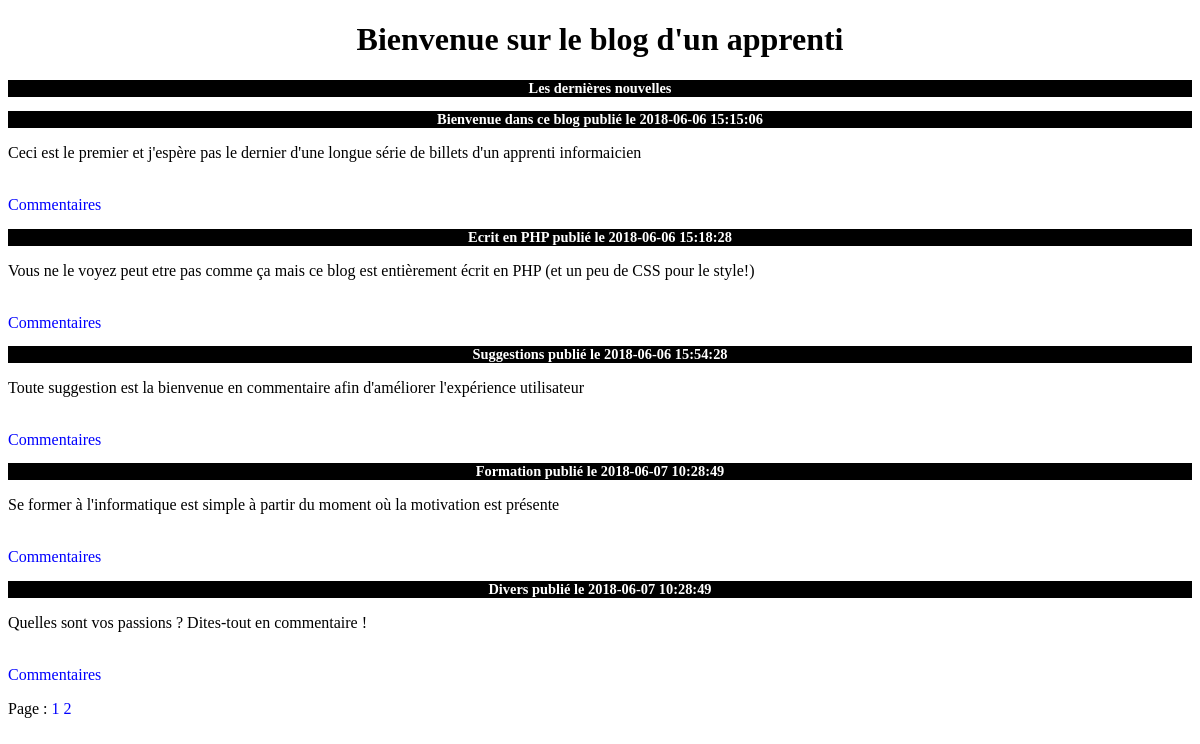
The page / on the database its author committed.
### tables this page shows
CREATE TABLE IF NOT EXISTS `posts` (
  `id` int(11) NOT NULL AUTO_INCREMENT,
  `title` varchar(255) NOT NULL,
  `post` text NOT NULL,
  `date_post` datetime NOT NULL,
  PRIMARY KEY (`id`)
);

### controller/frontend.php (called while the page is built, shortened)
<?php
require_once('model\PostManager.php');
function listBillets() {
    $postManager = new \org\formation\php\model\PostManager();
    $display = $postManager -> getBillets();
    $nbPages = $postManager -> getNbPages();
    require('view\frontend\listBilletsView.php');
}

### model/PostManager.php (called while the page is built, shortened)
<?php
class PostManager extends Manager{
    public function getBillets(){
        $db = $this -> init();
        if(isset($_GET['page'])){
            $display = $db->query('Select * from posts order by id asc limit '.(($_GET['page']-1)*5).',5') or die(print_r($db->errorInfo()));
        }
        else{
            $display = $db->query('Select * from posts order by id asc limit 0,5');
        }
        return $display;
    }
    public function getNbPages(){
        $db = $this -> init();
        $selectCount = $db ->query('Select COUNT(*) as nb_posts from posts') or die(print_r($db->errorInfo()));
        $count = $selectCount->fetch();
        return $count['nb_posts']/5;
    }
}

### view/frontend/listBilletsView.php (the view, shortened to what this page needs)
<!DOCTYPE html>
<html>
<body>
    <h1>Bienvenue sur le blog d'un apprenti</h1>
    <h3>Les dernières nouvelles</h3>
    <?php
    while($article = $display->fetch()){
    ?>
        <h3>
            <?= $article['title'].' publié le '. $article['date_post'] ?>
        </h3>
        <p>
            <?= htmlspecialchars($article['post']) ?>
        </p> <br>
        <a href="index.php?action=post&billet=<?= $article['id'] ?>">Commentaires</a>
        <?php
    }
    ?>
            <p>Page :
                <?php for($looper = 0; $looper<= $nbPages; $looper++){
                        ?>
                <a href="index.php?action=listBillets&page=<?= $looper+1 ?>">
                    <?= $looper+1 ?>
                </a>
                <?php
        }
        ?>
            </p>
    <?php $content = ob_get_clean();
          require'template.php'; ?>
</body>
</html>

### index.php
<?php
require('\controller\frontend.php');
try{
    if (isset($_GET['action'])) {
        if ($_GET['action'] == 'listBillets') {
            listBillets();
            }
        elseif ($_GET['action'] == 'post') {
            if (isset($_GET['billet']) AND $_GET['billet']>0) {
                post();
            }
            else {
                throw new Exception('Aucun identifiant de billet envoyé');
            }
        }
        else if($_GET['action'] == 'comment'){
            if(isset($_GET['idcom']) AND $_GET['idcom']>0) {
                getComment($_GET['idcom']);
            }
            else {
                throw new Exception('Cet identifiant de commentaire n\'existe pas dans la base de données. Veuillez vérifier l\'information');
            }
        }
        elseif ($_GET['action'] == 'addComment') {
            if (isset($_GET['billet']) AND $_GET['billet']>0) {
                if (!empty($_POST['author']) and !empty($_POST['comment'])) {
                    addComment($_GET['billet'],$_POST['author'],$_POST['comment']);
                }
                else {
                    throw new Exception('Erreur : Tous les champs de commentaires ne sont pas remplis. Vérifiez.');
                }
            }
            else {
                throw new Exception('Erreur: aucun billet avec cette référence existe sur ce site');
            }
        }
        elseif($_GET['action'] == 'updateComment'){
            if (isset($_GET['idcom']) AND $_GET['idcom']>0) {
                if (!empty($_POST['Ucomment'])) {
                    updateComment($_POST['Ucomment'],$_GET['idcom']);
                }
                else {
                    throw new Exception('Erreur : Le champ commentaire ne peut pas être vide');
                }
            }
            else {
                throw new Exception('Erreur: aucun billet avec cette référence existe sur ce site. La page n\'a pas été modifiée');
            }
        }
    }
    else {
        listBillets();
    }
}
catch(Exception $e){
    $errorMessage = $e -> getMessage();
    require('\view\frontend\errorView.php');
}

### view/frontend/template.php (shortened to what this page needs)
<!DOCTYPE html>
<html>
<head>
    <link href="public\css\style.css" rel="stylesheet" />
</head>
<body>
    <?= $content ?>
</body>
</html>

### public/css/style.css (style rules this page uses)
h1, h3 { text-align:center; }
h3 { background-color:black; color:white; font-size:0.9em; margin-bottom:0px; }
a { text-decoration: none; color: blue; }

### rows shown on the page
posts: title "Bienvenue dans ce blog", date_post "2018-06-06 15:15:06", post "Ceci est le premier et j'espère pas le dernier d'une longue série de billets d'un apprenti informaicien"
posts: title "Ecrit en PHP", date_post "2018-06-06 15:18:28", post "Vous ne le voyez peut etre pas comme ça mais ce blog est entièrement écrit en PHP (et un peu de CSS pour le style!)"
posts: title "Suggestions", date_post "2018-06-06 15:54:28", post "Toute suggestion est la bienvenue en commentaire afin d'améliorer l'expérience utilisateur"
posts: title "Formation", date_post "2018-06-07 10:28:49", post "Se former à l'informatique est simple à partir du moment où la motivation est présente"
posts: title "Divers", date_post "2018-06-07 10:28:49", post "Quelles sont vos passions ? Dites-tout en commentaire !"
